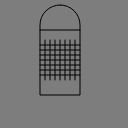
Frame 1 (no input)
Frame 60 (no input): identical to frame 1, image omitted
Frame 120 (the mouse pressed at the canvas centre since frame 60): identical to frame 1, image omitted

The p5.js sketch that drew this single still picture (run headless with seeded random() and noise() and a simulated clock; from frame 60 on, the mouse is pressed at the canvas centre):

// p5.js sketch
// ── sketch.js
function setup() {
  createCanvas(128,128);
}

function draw() {
  background(255);
	rectMode(RADIUS);
	fill(125);
	rect(30, 30, 120, 120);
	rectMode(CENTER);
	noFill();
	rect(60, 50, 40, 90, 40, 40, 0, 0);
  line(80, 30, 40, 30);
	line(45, 40, 45, 80);
	line(50, 40, 50, 80);
	line(55, 40, 55, 80);
	line(60, 40, 60, 80);
	line(65, 40, 65, 80);
	line(70, 40, 70, 80);
	line(75, 40, 75, 80);
	line(40, 45, 80, 45);
	line(40, 50, 80, 50);
	line(40, 55, 80, 55);
	line(40, 60, 80, 60);
	line(40, 65, 80, 65);
	line(40, 70, 80, 70);
	line(40, 75, 80, 75);
}
